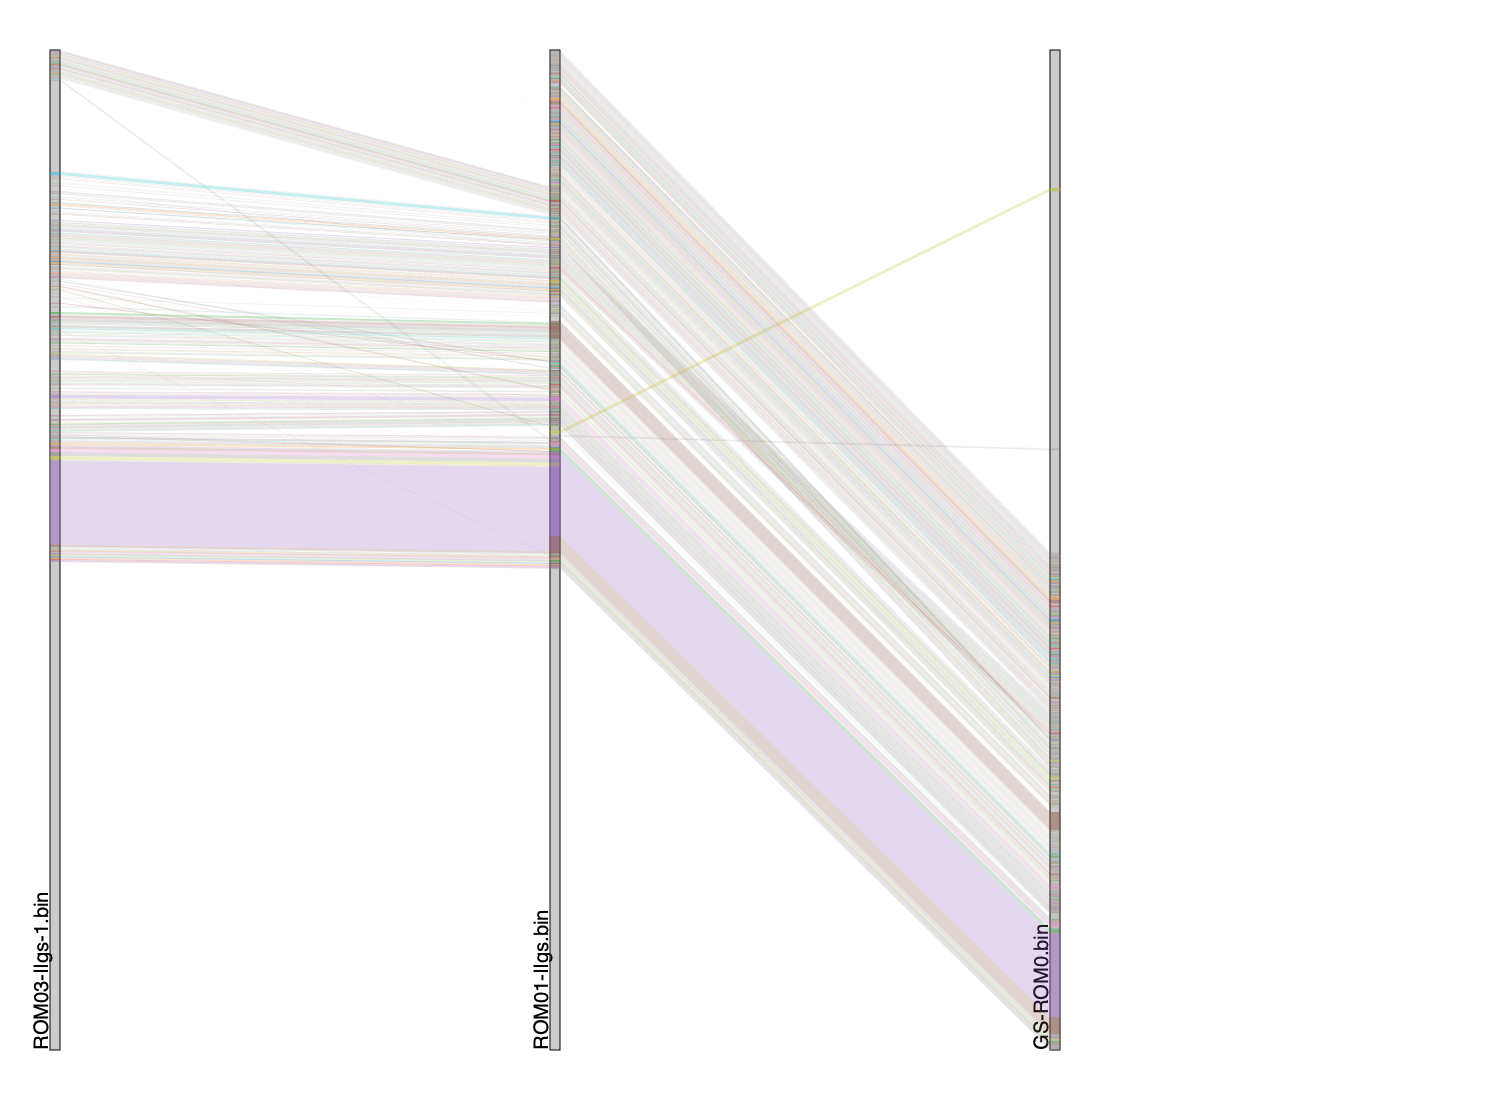

Source code (Python):
### FileThread 2025.08.08

# REQ: https://github.com/cduck/drawsvg/blob/master/docs/index.md


import re
import sys
import os
import math
import hexdump
import drawsvg as draw
import random
import numpy as np

import csv
 



### arrays and variables
colors=['#1f77b4','#ff7f0e','#2ca02c','#d62728','#9467bd','#8c564b','#e377c2','#7f7f7f','#bcbd22','#17becf']

hexDumpArray=[]
matchesArray=[]
threadArray=[]
# scoreMatrix=[]
bestPath=[]
filesArray=[]

minRange = 8 # smallest matching region in bytes
maxRange = 10240 # 10k ought to be enough for anyone
HSize = 1500
VSIZE = 1000 # 3:2 aspect ratio for the output image.
Padding=50


### SETUP

for argNum in range(1,len(sys.argv)):
	filesArray.append(sys.argv[argNum])

HScale = math.floor(HSize / len(filesArray))

d = draw.Drawing(HSize, VSIZE+Padding*2, origin=(-1*Padding,-1*Padding)) 

d.set_pixel_scale(1) # for converting SVG to PNG

d.append(draw.Rectangle(-1*Padding, -1*Padding, HSize, VSIZE+Padding*2 , fill='#FFFFFF')) # fill the canvas with white bg





### functions

def update_progress(progress,total):
	sys.stdout.write('\r[{0} of {1}]'.format(progress,total))
	sys.stdout.flush()


### RESET
def reset():
	matchesArray=[]
	threadArray=[]
# 	global scoreMatrix
	global filesArray
# 	scoreMatrix=[]

	global bestPath
	bestPath=[]
	global hexDumpArray
	hexDumpArray=[]

	global VScale

	VScale = 1

	### Convert binary data to hex
	for fileNum in range(0,len(filesArray)):
	
		print(filesArray[fileNum])

# skip this and open as text if file is text?	
		binary=open(filesArray[fileNum],"rb").read()
		
		hexDumpArray.append(hexdump.dump(binary).replace("00 00 ", "") )	# remove 00 padding in sparse data
		
		pVScale = VSIZE/(len(hexDumpArray[fileNum])/3) 	# fit the largest file vertically, but scale all files the same amount. 
														# Can't do this with original binary size since some are 00 padded or "sparse"
		if pVScale < VScale:
			VScale = pVScale
			
		# set up score matrix for sorting
# 		scoreMatrix.append([])
	
# 	while len(scoreMatrix[0]) < len(scoreMatrix): # make a square matrix
# 		for colNum in range(0,len(scoreMatrix)):
# 			scoreMatrix[colNum].append([])
#	print(scoreMatrix)


# for each pair of files, find matching segments.
# outputs matchArray and similarity scores

# score +1 per match
# score + # of bytes in match
# score - diff in match index
# 1/score = distance

def matchBlocks( matchType ):	

# 	global bestPath
# 	global scoreMatrix

#	print(scoreMatrix)

#	for originFile in range(0, len(hexDumpArray)):
	for originFile in range(0, len(hexDumpArray)-1):
		print(f" Completed {originFile} of {len(hexDumpArray)}") 
#		print(scoreMatrix[0])
# 		scoreMatrix[originFile][originFile]=0
		
#		for targetFile in range(originFile+1, len(hexDumpArray)):

		targetFile = originFile+1
		matchCount=0
		matchSum=0
		diffSum=0
		
		lastResult=""
		originByte=0
		originLength = math.floor( (len(hexDumpArray[originFile])-3 ) / 3)
		
		print(f" {targetFile}/{len(hexDumpArray)}")
		while originByte < originLength :
	
			update_progress(originByte, originLength)
	
			for byteLength in range(minRange,10240):
		
				if int(originByte + byteLength) < int(originLength) : # don't try to read past the end. oof.
				
					charLength = int(3 * byteLength) # searching for hexdump strings, so 3 chars per byte
					originChars = int(3 * originByte) # searching for hexdump strings, so 3 chars per byte
							
					byteBlock = hexDumpArray[originFile][originChars:originChars+charLength] # block of bytes to search for

				# do the actual search	- just for the first instance
					wordIndex = hexDumpArray[targetFile].find(byteBlock)
							
					if wordIndex != -1:
						byteIndex = int(wordIndex/3)		
						lastResult= f"{originFile}:{targetFile}\t{byteLength}\t{originByte}\t{byteIndex}"
						
					else:
								
						if len(lastResult) > 0: #success!

							currentMatch=[]
							currentMatch.append(byteLength-1)

							for i in range(0,originFile):
								currentMatch.append(None)

							currentMatch.append(originByte)

							for i in range(0, (targetFile - originFile) - 1):
								currentMatch.append(None)
							
							currentMatch.append(byteIndex)

							for i in range(targetFile, len(hexDumpArray)-1):
								currentMatch.append(None)
							
#								print(currentMatch)

							matchesArray.append(currentMatch)

							indexDiff=abs(byteIndex - originByte)
							if indexDiff > byteLength:
								indexDiff = byteLength/2
							elif indexDiff == 0:
								indexDiff = byteLength * 2
							else:
								indexDiff = byteLength
							
							matchCount+=1
							matchSum+=indexDiff
							lastResult="" # reset for next go-round
						break
				else: 
					break
				
				
			if len(lastResult) > 0:	### matched on end of file/bytesize loop
				
				byteIndex = int(wordIndex/3)

				currentMatch=[]
				currentMatch.append(byteLength-1)

				for i in range(0,originFile):
					currentMatch.append(None)

				currentMatch.append(originByte)

				for i in range(0, (targetFile - originFile) - 1):
					currentMatch.append(None)
				
				currentMatch.append(byteIndex)

				for i in range(targetFile, len(hexDumpArray)-1):
					currentMatch.append(None)

#					print(currentMatch)
				matchesArray.append(currentMatch)
				
				
### TBD: adjust scoring for byte offset differences					
				indexDiff=abs(byteIndex - originByte)
				if indexDiff > byteLength:
					indexDiff = byteLength/2
				elif indexDiff == 0:
					indexDiff = byteLength * 2
				else:
					indexDiff = byteLength
				
				matchCount+=1
				matchSum+=indexDiff
				
				lastResult="" # reset for next go-round
				
			originByte = originByte+(byteLength-2) # skip ahead past matched area, but overlap last 2 bytes 
		
# 		try:
# 			rowScore = math.sqrt( matchCount * matchSum )	## in case it's negative or 0.
# 		except:
# 			rowScore = 0
# 		finally:
# 			#scoreRow.append(rowScore)
# 			scoreMatrix[originFile][targetFile]=rowScore
# 			scoreMatrix[targetFile][originFile]=rowScore

	
#		scoreMatrix.append(scoreRow)


#	print(scoreMatrix)

# 	with open('filethread.csv', 'w', newline='') as file:
# 		writer = csv.writer(file)
# 		writer.writerows(scoreMatrix)
# 	pathsArray=[]
# 	pathLengthArray=[]

### what follows is all made redundant by pbzCompare.sh
# 	if matchType=="full":	
# 		for startNode in range(0,len(scoreMatrix)):
# 		
# 			# brute force nearest neighbors.
# 			# checklist = 0 - len(scoreMatrix)
# 			nodeList = [x for x in range(0, len(scoreMatrix))]
# 			# start with node 0
# 		#	startNode = 0
# 			pathLength = 0 
# 			currentNode = startNode
# 			currentPath = []
# 			
# 			while len(nodeList) > 0:
# 	#			print("NODES", nodeList)
# 				
# 	#			print(f"ROW {currentNode}", scoreMatrix[currentNode])
# 				
# 				# remove that from the checklist
# 				if currentNode in nodeList:
# 					nodeList.remove(currentNode)
# 					currentPath.append(currentNode)
# 				else:
# 					break
# 				
# 				# find nearest node in scoreMatrix
# 				# nextNode = scoreMatrix[currentNode].index(min(scoreMatrix[currentNode]))
# 				
# 				maxScore=0
# 
# 		
# 				for candidate in nodeList:
# 	#				print(scoreMatrix[currentNode][candidate])
# 		
# 					if scoreMatrix[currentNode][candidate] > maxScore:
# 						maxScore = scoreMatrix[currentNode][candidate]
# 						nextNode = candidate
# 				
# 	#			print("NEXT", nextNode, minScore)
# 				pathLength += maxScore
# 	
# 				currentNode = nextNode
# 	
# 			print(f"Path {startNode} {currentPath} length:", pathLength) ## all out of nodes?
# 			pathsArray.append(currentPath)
# 			pathLengthArray.append(pathLength)
# 
# 	
# 		bestPath=pathsArray[pathLengthArray.index(max(pathLengthArray))]
# 		print(f"Best path: {bestPath}")

# for each match found from file n to n+1, look for it in files n+2...
# blocklength, file0loc, file1loc, ...filenloc

def doThreads( matchType ):
	progress=0

	for blockMatch in matchesArray:
		progress+=1
		update_progress(progress, len(matchesArray))

# find first entry X with a value.
		for x in range(1,len(blockMatch)):
# originFile = X-1
			if blockMatch[x] is None:
				continue
			else:
				originChars=int(blockMatch[x]) * 3
				originFile=x-1
				charLength=blockMatch[0] * 3
				byteBlock = hexDumpArray[originFile][originChars:originChars + charLength] # block of bytes to search for
				break
### redundant, again, but also overkill and makes the display too messy.
# 		if matchType=="full":
# 			for targetFile in range(0,len(hexDumpArray)):
# 				if blockMatch[targetFile+1]==None:
# 					wordIndex=hexDumpArray[targetFile].find(byteBlock)
# 					if wordIndex != -1:
# 						byteIndex = int(wordIndex/3)
# 	#					print("found new match in ",targetFile+1)
# 					else:
# 						byteIndex = -1
# 					
# 					blockMatch[targetFile+1]= byteIndex
			
			
def drawThreads() :
	print(" Generating graph.")
	
	for fileNum in range(0,len(filesArray)):
			# draw rectangles
		emptyRect = draw.Rectangle(fileNum * HScale , 0, 10, VSIZE , fill='#CCCCCC', stroke='#000000', stroke_width=1)
		d.append(emptyRect)
	
		# Draw text labels
		line = draw.Line(fileNum * HScale - 2, VSIZE, fileNum * HScale - 2, 0, stroke='none')
		d.append(line)
		d.append(draw.Text(os.path.basename(filesArray[fileNum]), 20, path=line, text_anchor='start'))

	
	colorIndex=0	# for rotating through color palette
	# draw transparent polygon between right side of origin and left side of destination
	progress=0
	for matchArray in matchesArray:
		progress+=1
		update_progress(progress, len(matchesArray))

# 		global colorIndex		
	
# 		fillColor=colors[colorIndex]
		boxHeight=matchArray[0]*VScale

		for matchNum in range(1, len(matchArray)):
#			print(matchArray[matchNum])

			fillColor=colors[colorIndex] #matchNum]

			if matchArray[matchNum] != None:
				
				CoordY = matchArray[matchNum]* VScale
			# x, y, width, height
				d.append(draw.Rectangle( HScale * (matchNum - 1), CoordY, 10, boxHeight, fill=fillColor, stroke_width='none', fill_opacity=.5))

		for matchNum in range(1,len(matchArray)-1): # draw lines back from ends
			fillColor=colors[colorIndex] #matchNum]
#			print(matchArray[matchNum], matchArray[matchNum+1])
			if (matchArray[matchNum] != None ) and (matchArray[matchNum+1] != None ):
				CoordY = matchArray[matchNum]* VScale
				CoordY2 = matchArray[matchNum+1]* VScale
				d.append(draw.Lines(
					HScale*(matchNum-1) + 10, CoordY, 
					HScale*(matchNum), CoordY2, 
					HScale*(matchNum), boxHeight + CoordY2, 
					HScale*(matchNum-1) + 10, CoordY + boxHeight,
					stroke_width='none', fill=fillColor, close='true', fill_opacity=.25))
						
		colorIndex+=1
		if colorIndex == len(colors):
			colorIndex=0
	d.save_png('filethread.png')
	d.save_svg('filethread.svg')

### redundant
def reorderFiles():
	global filesArray
	global bestPath
	print(bestPath)
#	print("Before", filesArray)
	filesArray[:] = [filesArray[i] for i in bestPath]
#	print("After", filesArray)


reset()
matchBlocks( "fast" ) # "fast" is optomistic...
doThreads( "fast" )
drawThreads( )
